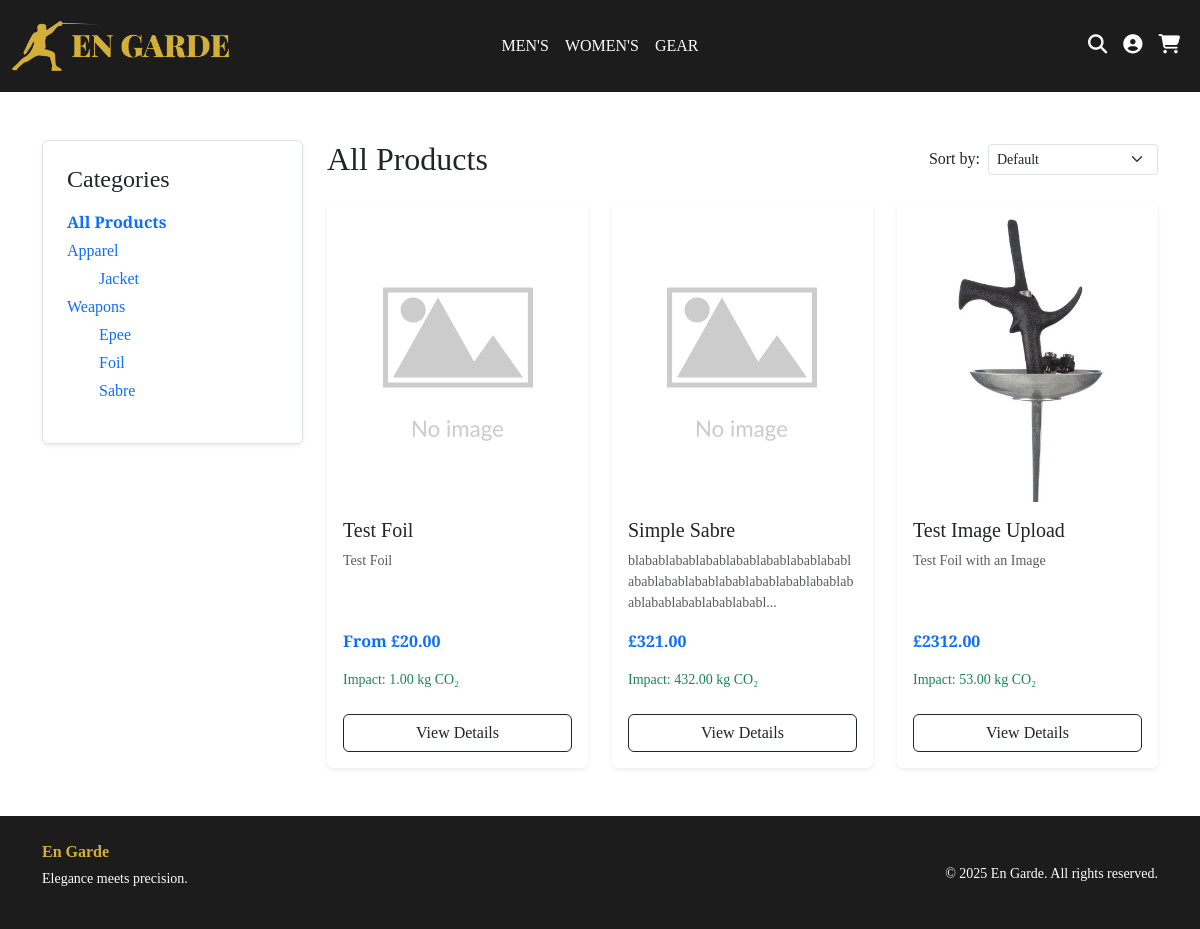
/products, run on an earlier commit of the app's database.
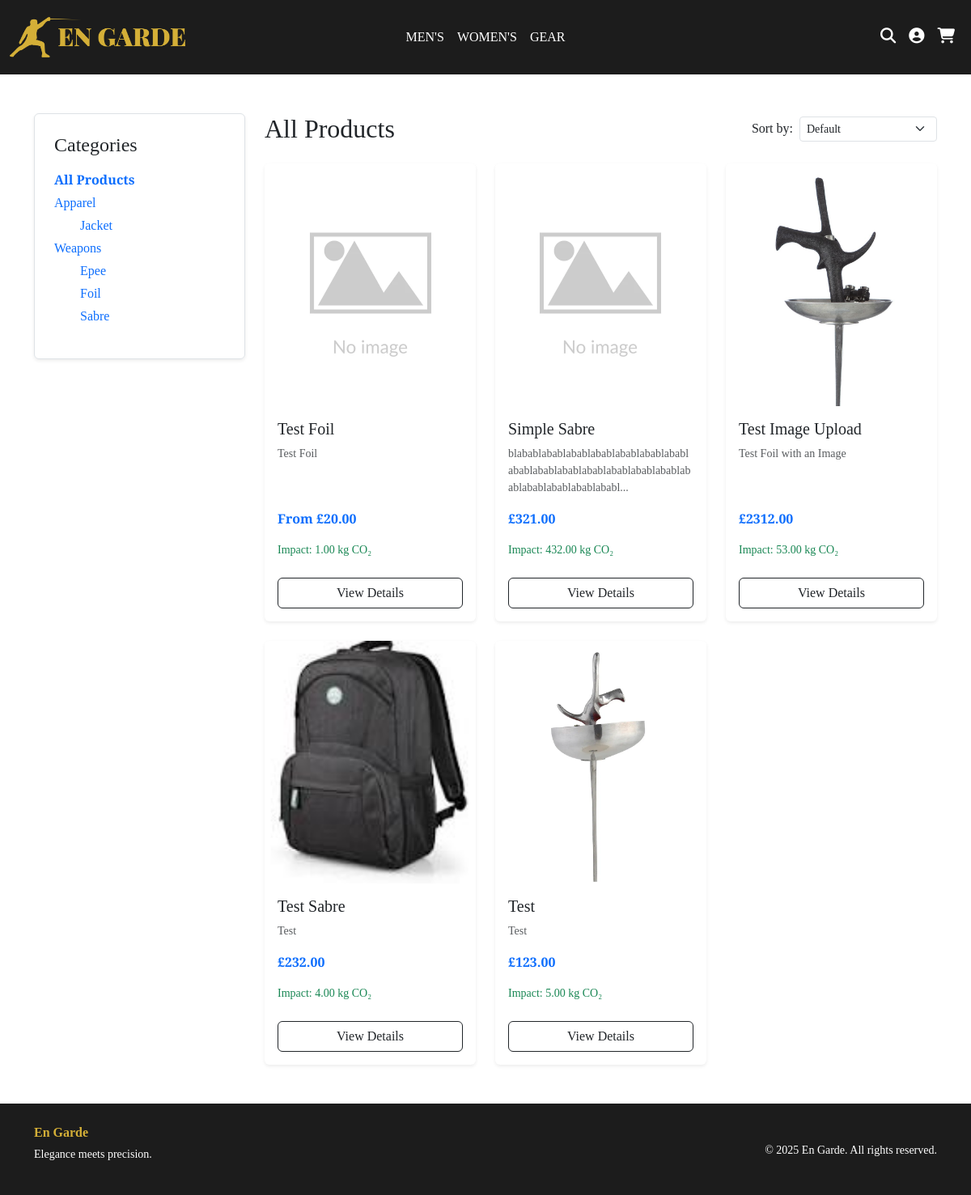
And on a later commit of the database.
### website/models.py (models this page shows)
class Category(db.Model):
    __tablename__ = 'categories'
    id = db.Column(db.Integer, primary_key=True)
    parent_id = db.Column(db.Integer, db.ForeignKey('categories.id'), nullable=True)
    name = db.Column(db.String(100), unique=True, nullable=False)
    slug = db.Column(db.String(100), unique=True, nullable=False)
    parent = db.relationship('Category', backref='children', remote_side=[id] )
    products = db.relationship('Product', backref='category', lazy=True)

class Product(db.Model):
    __tablename__ = 'products'
    id = db.Column(db.Integer, primary_key=True)
    category_id = db.Column(db.Integer, db.ForeignKey('categories.id'))
    name = db.Column(db.String(255), nullable=False)
    description = db.Column(db.Text)
    price = db.Column(db.Float, nullable=True)
    sku = db.Column(db.String(50), unique=True, nullable=True)
    environmental_impact = db.Column(db.Float, nullable=True)
    stock = db.Column(db.Integer, nullable=True)
    image_filename = db.Column(db.String(255))
    is_variant_parent = db.Column(db.Boolean, default=False)
    options = db.relationship(
        'VariantOption', backref='product', cascade="all, delete")
    variants = db.relationship(
        'ProductVariant', backref='product', cascade="all, delete")

class ProductVariant(db.Model):
    __tablename__ = 'product_variants'
    id = db.Column(db.Integer, primary_key=True)
    product_id = db.Column(db.Integer, db.ForeignKey(
        'products.id'), nullable=False)
    sku = db.Column(db.String(50), unique=True)
    price = db.Column(db.Float, nullable=False)
    environmental_impact = db.Column(db.Float, nullable=True)
    stock = db.Column(db.Integer, default=0)
    values = db.relationship(
        'VariantValue', secondary='variant_combinations', backref='variants', lazy='joined', overlaps="combinations")

### website/views.py (the view)
@views.route('/products')
def products():
    cat_id = request.args.get('cat_id', type=int)
    search_query = request.args.get('search', '').strip()
    sort = request.args.get('sort', 'default')
    selected_category = None
    query = Product.query
    if cat_id:
        cat_ids = get_all_descendants(cat_id)
        selected_category = Category.query.get(cat_id)
        query = Product.query.filter(Product.category_id.in_(cat_ids))
    elif search_query:
        query = query.filter(Product.name.ilike(f"%{search_query}%"))
    else:
        query = Product.query
    products = query.all()
    if sort == 'price_asc':
        products.sort(key=effective_price)
    elif sort == 'price_desc':
        products.sort(key=lambda p: -effective_price(p))
    elif sort == 'impact_asc':
        products.sort(key=effective_impact)
    elif sort == 'impact_desc':
        products.sort(key=lambda p: -effective_impact(p))
    elif sort == 'name_asc':
        products.sort(key=lambda p: p.name.lower())
    category_tree = build_category_tree(parent_id=None)
    return render_template(
        'products.html',
        products=products,
        category_tree=category_tree,
        cat_id=cat_id,
        sort=sort,
        selected_category=selected_category,
        search_query=search_query
    )

### website/views.py (called while the page is built)
def build_category_tree(parent_id=None):
    categories = Category.query.filter_by(
        parent_id=parent_id).order_by(Category.name).all()
    tree = []
    for cat in categories:
        node = {
            'category': cat,
            'children': build_category_tree(cat.id)
        }
        tree.append(node)
    return tree

### website/templates/products.html (shortened to what this page needs)
{% extends 'base.html' %}
{% macro loop_categories(node, level, cat_id) %}
  <li class="mb-1">
    <a href="{{ url_for('views.products', cat_id=node.category.id) }}"
       class="text-decoration-none {% if node.category.id == cat_id %}fw-bold text-primary{% endif %}">
      {{ node.category.name }}
    </a>
  </li>
  {% if node.children %}
    <ul class="list-unstyled ms-3">
      {% for child in node.children %}
        {{ loop_categories(child, level + 1, cat_id) }}
      {% endfor %}
    </ul>
  {% endif %}
{% endmacro %}
{% block content %}
  <div class="container py-5">
    <div class="row">
      <div class="col-md-3 mb-4">
        <div class="p-4 border rounded shadow-sm">
          <h4 class="mb-3">Categories</h4>
          <ul class="list-unstyled">
            <li class="mb-1">
              <a href="{{ url_for('views.products') }}" class="text-decoration-none {{ 'fw-bold' if not cat_id else '' }}">
                All Products
              </a>
            </li>
            {% for node in category_tree %}
              {{ loop_categories(node, 0, cat_id) }}
            {% endfor %}
          </ul>
        </div>
      </div>
      <div class="col-md-9">
        <div class="d-flex justify-content-between align-items-center mb-4">
          <h2 class="mb-0">
            {% if selected_category %}
              {{ selected_category.name }}
            {% else %}
              All Products
            {% endif %}
          </h2>
          <form method="GET" class="d-flex align-items-center">
            <label for="sort" class="me-2 mb-0">Sort by:</label>
            <select id="sort" name="sort" class="form-select form-select-sm w-auto" onchange="this.form.submit()">
              <option value="default" {% if sort == 'default' %}selected{% endif %}>Default</option>
            </select>
          </form>
        </div>
        <div class="row g-4">
          {% for product in products %}
            <div class="col-md-4">
              <div class="card h-100 shadow-sm border-0">
                {% if product.image_filename %}
                  <img src="{{ url_for('static', filename='images/products/' + product.image_filename) }}" class="card-img-top" alt="{{ product.name }}" />
                {% else %}
                  <img src="{{ url_for('static', filename='images/products/default-product.webp') }}" class="card-img-top" alt="No image available" />
                {% endif %}
                <div class="card-body d-flex flex-column">
                  <h5 class="card-title">{{ product.name }}</h5>
                  <p class="card-text small text-muted">{{ product.description|truncate(100) }}</p>
                  {% if product.is_variant_parent %}
                    {% set cheapest_variant = product.variants|sort(attribute='price')|first %}
                    {% set lowest_impact = product.variants|sort(attribute='environmental_impact')|first %}
                    {% if cheapest_variant %}
                      <p class="mt-auto fw-bold text-primary">From £{{ '%.2f'|format(cheapest_variant.price) }}</p>
                    {% endif %}
                    {% if lowest_impact %}
                      <p class="text-success small">Impact: {{ '%.2f'|format(lowest_impact.environmental_impact) }} kg CO₂</p>
                    {% endif %}
                  {% else %}
                    <p class="mt-auto fw-bold text-primary">£{{ '%.2f'|format(product.price) }}</p>
                    {% if product.environmental_impact %}
                      <p class="text-success small">Impact: {{ '%.2f'|format(product.environmental_impact) }} kg CO₂</p>
                    {% endif %}
                  {% endif %}
                  <a href="{{ url_for('views.product_detail', product_id=product.id) }}" class="btn btn-outline-dark mt-2">View Details</a>
                </div>
              </div>
            </div>
          {% endfor %}
        </div>
      </div>
    </div>
  </div>
{% endblock %}

What changed in the data, as far as the page shows it:
added Product: image_filename (picture), name "Test Sabre", description "Test", price "232.00", environmental_impact "4.00"
added Product: image_filename (picture), name "Test", description "Test", price "123.00", environmental_impact "5.00"
